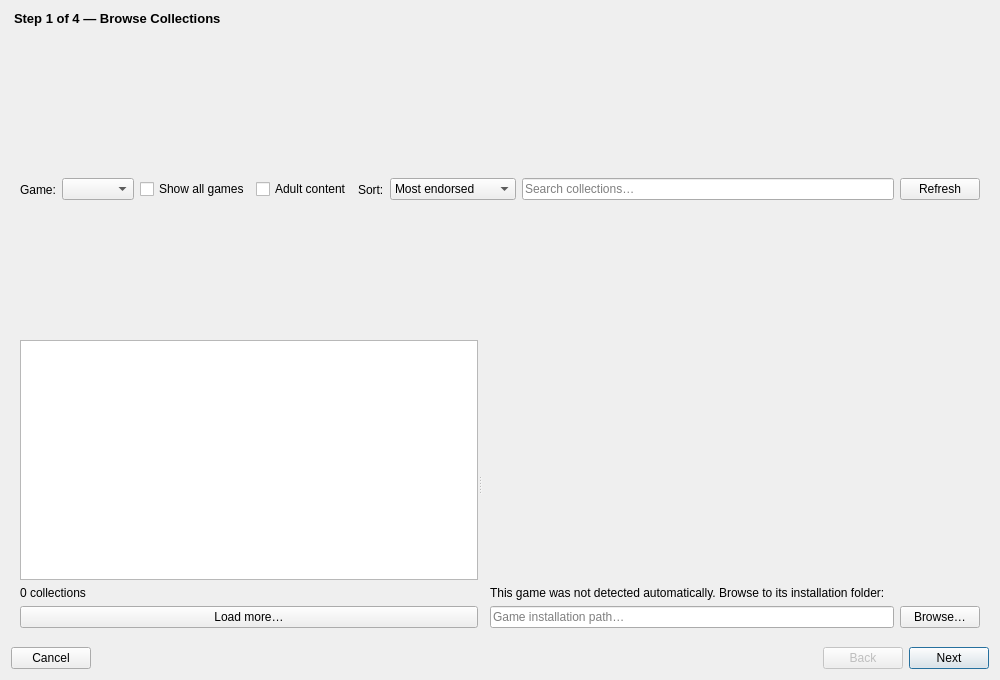
<?xml version="1.0" encoding="UTF-8"?>
<ui version="4.0">
 <class>CollectionDownloadDialog</class>
 <widget class="QDialog" name="CollectionDownloadDialog">
  <property name="geometry">
   <rect>
    <x>0</x>
    <y>0</y>
    <width>1000</width>
    <height>680</height>
   </rect>
  </property>
  <property name="windowTitle">
   <string>Download Collection</string>
  </property>
  <layout class="QVBoxLayout" name="outerLayout">
   <!-- Step indicator -->
   <item>
    <widget class="QLabel" name="stepLabel">
     <property name="text">
      <string>Step 1 of 4 — Browse Collections</string>
     </property>
     <property name="styleSheet">
      <string>font-weight: bold; font-size: 13px; margin-bottom: 4px;</string>
     </property>
    </widget>
   </item>
   <!-- Page stack -->
   <item>
    <widget class="QStackedWidget" name="pages">

     <!-- ── Page 0: Browse / Gallery ─────────────────────────────────── -->
     <widget class="QWidget" name="pageBrowse">
      <layout class="QVBoxLayout" name="browseLayout">
       <!-- Top toolbar: game filter + sort + search -->
       <item>
        <widget class="QWidget" name="browseToolbar" native="true">
         <layout class="QHBoxLayout" name="browseToolbarLayout">
          <property name="leftMargin"><number>0</number></property>
          <property name="rightMargin"><number>0</number></property>
          <property name="topMargin"><number>0</number></property>
          <property name="bottomMargin"><number>0</number></property>
          <item>
           <widget class="QLabel">
            <property name="text"><string>Game:</string></property>
           </widget>
          </item>
          <item>
           <widget class="QComboBox" name="gameFilter">
            <property name="minimumWidth"><number>200</number></property>
           </widget>
          </item>
          <item>
           <widget class="QCheckBox" name="showAllGames">
            <property name="text"><string>Show all games</string></property>
            <property name="toolTip"><string>Include collections for games not installed on this system.</string></property>
           </widget>
          </item>
          <item>
           <widget class="QCheckBox" name="adultContentCheck">
            <property name="text"><string>Adult content</string></property>
            <property name="toolTip"><string>Show collections marked as adult content.</string></property>
           </widget>
          </item>
          <item>
           <widget class="QLabel">
            <property name="text"><string>Sort:</string></property>
           </widget>
          </item>
          <item>
           <widget class="QComboBox" name="sortCombo">
            <item><property name="text"><string>Most endorsed</string></property></item>
            <item><property name="text"><string>Most downloaded</string></property></item>
            <item><property name="text"><string>Most recent</string></property></item>
           </widget>
          </item>
          <item>
           <widget class="QLineEdit" name="searchBox">
            <property name="placeholderText"><string>Search collections…</string></property>
           </widget>
          </item>
          <item>
           <widget class="QPushButton" name="refreshButton">
            <property name="text"><string>Refresh</string></property>
           </widget>
          </item>
         </layout>
        </widget>
       </item>
       <!-- Collection list -->
       <item>
        <widget class="QSplitter" name="browseSplitter">
         <property name="orientation"><enum>Qt::Horizontal</enum></property>
         <property name="childrenCollapsible"><bool>false</bool></property>
         <!-- Left: collection list -->
         <widget class="QWidget" name="listPane" native="true">
          <layout class="QVBoxLayout" name="listPaneLayout">
           <property name="leftMargin"><number>0</number></property>
           <property name="rightMargin"><number>0</number></property>
           <property name="topMargin"><number>0</number></property>
           <property name="bottomMargin"><number>0</number></property>
           <item>
            <widget class="QListWidget" name="collectionList">
             <property name="alternatingRowColors"><bool>false</bool></property>
            </widget>
           </item>
           <item>
            <widget class="QLabel" name="collectionCount">
             <property name="text"><string>0 collections</string></property>
            </widget>
           </item>
           <item>
            <widget class="QPushButton" name="loadMoreButton">
             <property name="text"><string>Load more…</string></property>
             <property name="visible"><bool>false</bool></property>
            </widget>
           </item>
          </layout>
         </widget>
         <!-- Right: detail pane -->
         <widget class="QWidget" name="detailPane" native="true">
          <layout class="QVBoxLayout" name="detailPaneLayout">
           <property name="leftMargin"><number>8</number></property>
           <property name="topMargin"><number>0</number></property>
           <property name="rightMargin"><number>0</number></property>
           <property name="bottomMargin"><number>0</number></property>
           <item>
            <widget class="QLabel" name="detailName">
             <property name="text"><string></string></property>
             <property name="styleSheet"><string>font-weight: bold; font-size: 14px;</string></property>
             <property name="wordWrap"><bool>true</bool></property>
            </widget>
           </item>
           <item>
            <widget class="QLabel" name="detailMeta">
             <property name="text"><string></string></property>
             <property name="wordWrap"><bool>true</bool></property>
            </widget>
           </item>
           <item>
            <widget class="QLabel" name="detailSummary">
             <property name="text"><string></string></property>
             <property name="wordWrap"><bool>true</bool></property>
             <property name="alignment">
              <set>Qt::AlignTop|Qt::AlignLeft</set>
             </property>
            </widget>
           </item>
           <item>
            <spacer>
             <property name="orientation"><enum>Qt::Vertical</enum></property>
             <property name="sizeHint" stdset="0">
              <size><width>20</width><height>40</height></size>
             </property>
            </spacer>
           </item>
           <!-- If the game is not detected: game path picker -->
           <item>
            <widget class="QWidget" name="undetectedGameWidget" native="true">
             <property name="visible"><bool>false</bool></property>
             <layout class="QVBoxLayout" name="ugwLayout">
              <property name="leftMargin"><number>0</number></property>
              <property name="topMargin"><number>0</number></property>
              <property name="rightMargin"><number>0</number></property>
              <property name="bottomMargin"><number>0</number></property>
              <item>
               <widget class="QLabel">
                <property name="text"><string>This game was not detected automatically. Browse to its installation folder:</string></property>
                <property name="wordWrap"><bool>true</bool></property>
               </widget>
              </item>
              <item>
               <widget class="QWidget" native="true">
                <layout class="QHBoxLayout" name="gamePathRow">
                 <property name="leftMargin"><number>0</number></property>
                 <property name="topMargin"><number>0</number></property>
                 <property name="rightMargin"><number>0</number></property>
                 <property name="bottomMargin"><number>0</number></property>
                 <item>
                  <widget class="QLineEdit" name="gamePathEdit">
                   <property name="placeholderText"><string>Game installation path…</string></property>
                  </widget>
                 </item>
                 <item>
                  <widget class="QPushButton" name="browseGamePath">
                   <property name="text"><string>Browse…</string></property>
                  </widget>
                 </item>
                </layout>
               </widget>
              </item>
             </layout>
            </widget>
           </item>
          </layout>
         </widget>
        </widget>
       </item>
      </layout>
     </widget>

     <!-- ── Page 1: Configuration ──────────────────────────────────────── -->
     <widget class="QWidget" name="pageConfig">
      <layout class="QVBoxLayout" name="configLayout">
       <item>
        <widget class="QGroupBox" name="instanceGroup">
         <property name="title"><string>Instance</string></property>
         <layout class="QFormLayout" name="instanceForm">
          <item row="0" column="0">
           <widget class="QLabel">
            <property name="text"><string>Name:</string></property>
           </widget>
          </item>
          <item row="0" column="1">
           <widget class="QLineEdit" name="instanceNameEdit">
            <property name="placeholderText"><string>e.g. Nolvus Ascension</string></property>
           </widget>
          </item>
         </layout>
        </widget>
       </item>
       <item>
        <widget class="QGroupBox" name="pathsGroup">
         <property name="title"><string>Paths</string></property>
         <layout class="QFormLayout" name="pathsForm">
          <!-- Instance dir (read-only, derived from name) -->
          <item row="0" column="0">
           <widget class="QLabel">
            <property name="text"><string>Instance folder:</string></property>
           </widget>
          </item>
          <item row="0" column="1">
           <widget class="QLabel" name="instanceDirLabel">
            <property name="text"><string></string></property>
            <property name="styleSheet"><string>color: gray;</string></property>
           </widget>
          </item>
          <!-- Downloads dir -->
          <item row="1" column="0">
           <widget class="QLabel">
            <property name="text"><string>Downloads:</string></property>
           </widget>
          </item>
          <item row="1" column="1">
           <widget class="QWidget" native="true">
            <layout class="QHBoxLayout" name="dlRow">
             <property name="leftMargin"><number>0</number></property>
             <property name="topMargin"><number>0</number></property>
             <property name="rightMargin"><number>0</number></property>
             <property name="bottomMargin"><number>0</number></property>
             <item>
              <widget class="QLineEdit" name="downloadsPathEdit">
               <property name="placeholderText"><string>Where to store downloaded mod archives</string></property>
              </widget>
             </item>
             <item>
              <widget class="QPushButton" name="browseDownloads">
               <property name="text"><string>Browse…</string></property>
              </widget>
             </item>
            </layout>
           </widget>
          </item>
         </layout>
        </widget>
       </item>
       <item>
        <widget class="QGroupBox" name="optionsGroup">
         <property name="title"><string>Options</string></property>
         <layout class="QVBoxLayout" name="optionsLayout">
          <item>
           <widget class="QCheckBox" name="openAfterCheck">
            <property name="text"><string>Switch to this instance when done</string></property>
            <property name="checked"><bool>true</bool></property>
           </widget>
          </item>
         </layout>
        </widget>
       </item>
       <item>
        <widget class="QLabel" name="configNote">
         <property name="text"><string></string></property>
         <property name="wordWrap"><bool>true</bool></property>
         <property name="styleSheet"><string>color: gray; font-style: italic;</string></property>
        </widget>
       </item>
       <item>
        <spacer>
         <property name="orientation"><enum>Qt::Vertical</enum></property>
         <property name="sizeHint" stdset="0">
          <size><width>20</width><height>40</height></size>
         </property>
        </spacer>
       </item>
      </layout>
     </widget>

     <!-- ── Page 2: Progress ──────────────────────────────────────────── -->
     <widget class="QWidget" name="pageProgress">
      <layout class="QVBoxLayout" name="progressLayout">
       <item>
        <widget class="QLabel" name="progressLabel">
         <property name="text"><string>Installing collection…</string></property>
        </widget>
       </item>
       <item>
        <widget class="QProgressBar" name="progressBar">
         <property name="value"><number>0</number></property>
         <property name="textVisible"><bool>true</bool></property>
        </widget>
       </item>
       <item>
        <widget class="QTextEdit" name="logView">
         <property name="readOnly"><bool>true</bool></property>
         <property name="fontFamily"><string>Monospace</string></property>
        </widget>
       </item>
      </layout>
     </widget>

     <!-- ── Page 3: Done ──────────────────────────────────────────────── -->
     <widget class="QWidget" name="pageDone">
      <layout class="QVBoxLayout" name="doneLayout">
       <item>
        <spacer>
         <property name="orientation"><enum>Qt::Vertical</enum></property>
         <property name="sizeHint" stdset="0">
          <size><width>20</width><height>60</height></size>
         </property>
        </spacer>
       </item>
       <item>
        <widget class="QLabel" name="doneLabel">
         <property name="text"><string>Collection installed successfully!</string></property>
         <property name="alignment"><set>Qt::AlignCenter</set></property>
         <property name="styleSheet"><string>font-size: 16px; font-weight: bold;</string></property>
        </widget>
       </item>
       <item>
        <widget class="QLabel" name="doneSummary">
         <property name="text"><string></string></property>
         <property name="alignment"><set>Qt::AlignCenter</set></property>
         <property name="wordWrap"><bool>true</bool></property>
        </widget>
       </item>
       <item>
        <spacer>
         <property name="orientation"><enum>Qt::Vertical</enum></property>
         <property name="sizeHint" stdset="0">
          <size><width>20</width><height>60</height></size>
         </property>
        </spacer>
       </item>
      </layout>
     </widget>

    </widget>
   </item>

   <!-- Navigation buttons -->
   <item>
    <widget class="QWidget" name="navWidget" native="true">
     <layout class="QHBoxLayout" name="navLayout">
      <property name="leftMargin"><number>0</number></property>
      <property name="rightMargin"><number>0</number></property>
      <property name="topMargin"><number>4</number></property>
      <property name="bottomMargin"><number>0</number></property>
      <item>
       <widget class="QPushButton" name="cancelButton">
        <property name="text"><string>Cancel</string></property>
       </widget>
      </item>
      <item>
       <spacer>
        <property name="orientation"><enum>Qt::Horizontal</enum></property>
        <property name="sizeHint" stdset="0">
         <size><width>40</width><height>20</height></size>
        </property>
       </spacer>
      </item>
      <item>
       <widget class="QPushButton" name="backButton">
        <property name="text"><string>Back</string></property>
        <property name="enabled"><bool>false</bool></property>
       </widget>
      </item>
      <item>
       <widget class="QPushButton" name="nextButton">
        <property name="text"><string>Next</string></property>
        <property name="default"><bool>true</bool></property>
       </widget>
      </item>
     </layout>
    </widget>
   </item>

  </layout>
 </widget>
 <resources>
  <include location="resources.qrc"/>
 </resources>
 <connections/>
</ui>
